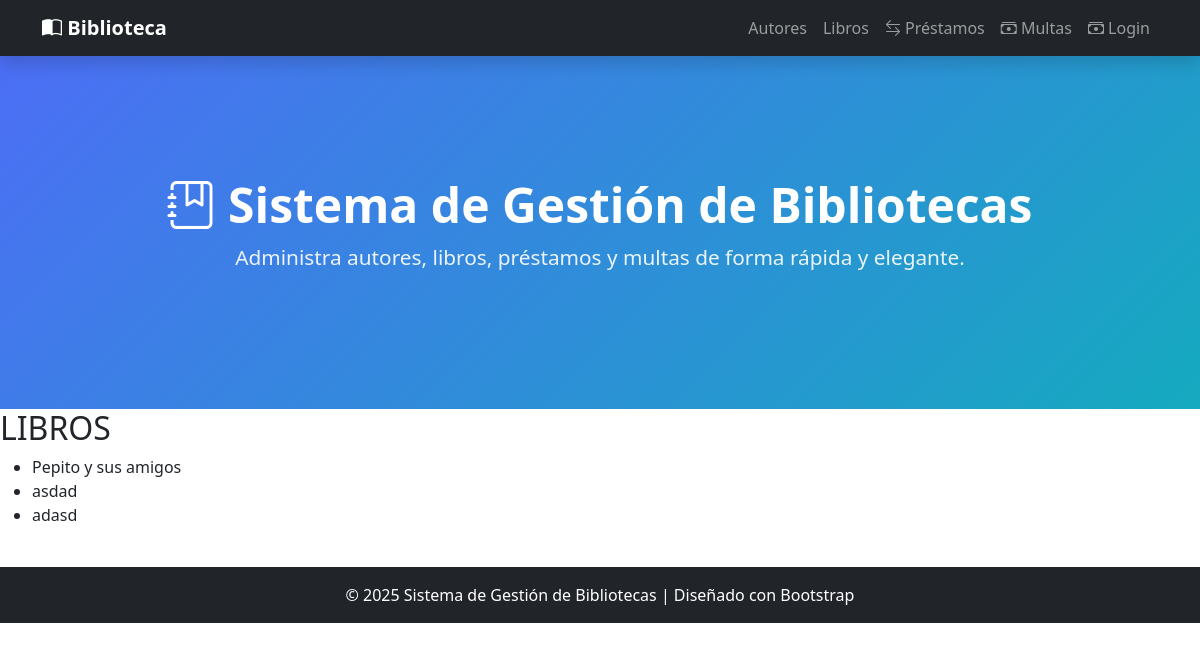
The app's page /libros/ with its own data.
### gestion/models.py (models this page shows, shortened)
class Libro(models.Model):
    titulo = models.CharField(max_length=50)
    autor = models.ForeignKey(Autor,related_name="Libros", on_delete=models.PROTECT)    #Aqui en vez de one2many, las relaciones se hacen con llaves
    disponible = models.BooleanField(default=True)

### gestion/views.py (the view)
# urls.py: path('libros/',lista_libros, name="lista_libros"),
def lista_libros(request):
    libros = Libro.objects.all() #Devuelve toda la lista
    return render(request, 'gestion/templates/libros.html',{'libros':libros})

### gestion/templates/libros.html
{% extends "index.html" %}
{% block contenido %}
<h2> LIBROS </h2>
<ul> {% for libro in libros%}
    <li> {{ libro.titulo }}{{ autor.autor }} {{ autor.disponible }}
    </li>
    {% endfor %}
</ul>
{% endblock %}

### records on screen
Libro: titulo "Pepito y sus amigos"
Libro: titulo "asdad"
Libro: titulo "adasd"
